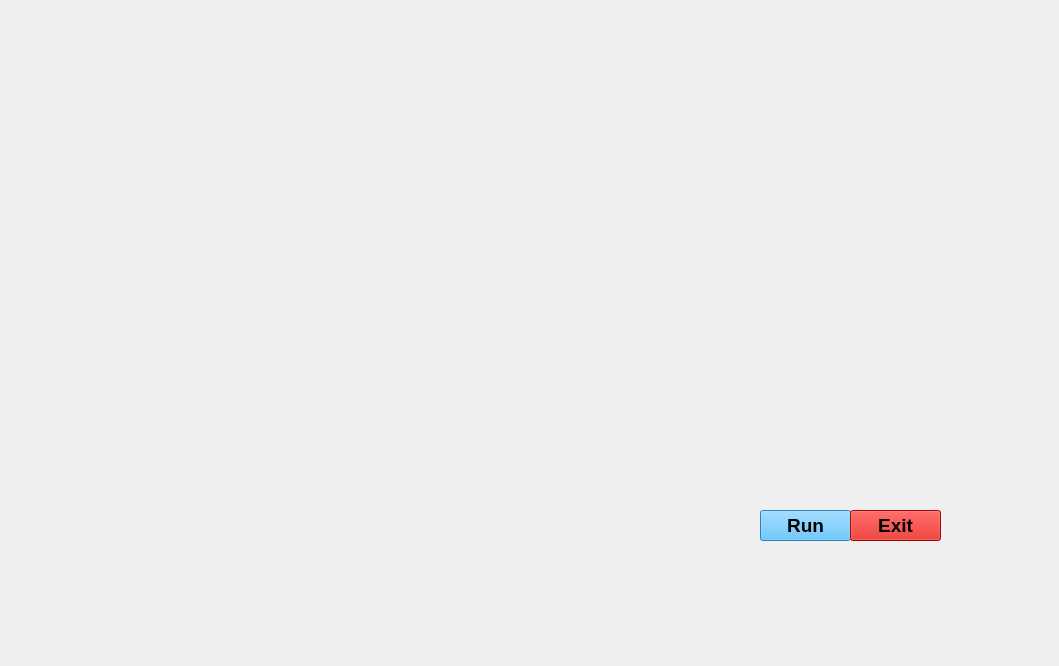
<?xml version="1.0" encoding="UTF-8"?>
<ui version="4.0">
 <class>jarvisUi</class>
 <widget class="QMainWindow" name="jarvisUi">
  <property name="geometry">
   <rect>
    <x>0</x>
    <y>0</y>
    <width>1059</width>
    <height>666</height>
   </rect>
  </property>
  <property name="windowTitle">
   <string>MainWindow</string>
  </property>
  <widget class="QWidget" name="centralwidget">
   <widget class="QLabel" name="label">
    <property name="geometry">
     <rect>
      <x>0</x>
      <y>0</y>
      <width>1061</width>
      <height>671</height>
     </rect>
    </property>
    <property name="text">
     <string/>
    </property>
    <property name="pixmap">
     <pixmap>../../../Downloads/7LP8.gif</pixmap>
    </property>
    <property name="scaledContents">
     <bool>true</bool>
    </property>
   </widget>
   <widget class="QPushButton" name="pushButton">
    <property name="geometry">
     <rect>
      <x>760</x>
      <y>510</y>
      <width>91</width>
      <height>31</height>
     </rect>
    </property>
    <property name="font">
     <font>
      <pointsize>14</pointsize>
      <weight>75</weight>
      <bold>true</bold>
     </font>
    </property>
    <property name="styleSheet">
     <string notr="true">background-color: rgb(61, 181, 255);</string>
    </property>
    <property name="text">
     <string>Run</string>
    </property>
   </widget>
   <widget class="QPushButton" name="pushButton_2">
    <property name="geometry">
     <rect>
      <x>850</x>
      <y>510</y>
      <width>91</width>
      <height>31</height>
     </rect>
    </property>
    <property name="font">
     <font>
      <pointsize>14</pointsize>
      <weight>75</weight>
      <bold>true</bold>
     </font>
    </property>
    <property name="styleSheet">
     <string notr="true">background-color: rgb(255, 0, 0);
background-color: rgb(210, 15, 8);</string>
    </property>
    <property name="text">
     <string>Exit</string>
    </property>
   </widget>
   <widget class="QTextBrowser" name="textBrowser">
    <property name="geometry">
     <rect>
      <x>590</x>
      <y>20</y>
      <width>211</width>
      <height>41</height>
     </rect>
    </property>
    <property name="font">
     <font>
      <family>Nirmala UI</family>
      <pointsize>16</pointsize>
      <weight>75</weight>
      <bold>true</bold>
     </font>
    </property>
    <property name="styleSheet">
     <string notr="true">background:transparent;
border-radius:none;</string>
    </property>
   </widget>
   <widget class="QTextBrowser" name="textBrowser_2">
    <property name="geometry">
     <rect>
      <x>750</x>
      <y>10</y>
      <width>201</width>
      <height>41</height>
     </rect>
    </property>
    <property name="font">
     <font>
      <family>Nirmala UI</family>
      <pointsize>16</pointsize>
      <weight>75</weight>
      <bold>true</bold>
     </font>
    </property>
    <property name="styleSheet">
     <string notr="true">background:transparent;
border-radius:none;</string>
    </property>
   </widget>
   <widget class="QTextBrowser" name="textBrowser_3">
    <property name="geometry">
     <rect>
      <x>530</x>
      <y>10</y>
      <width>191</width>
      <height>41</height>
     </rect>
    </property>
    <property name="font">
     <font>
      <pointsize>16</pointsize>
      <weight>75</weight>
      <bold>true</bold>
     </font>
    </property>
    <property name="styleSheet">
     <string notr="true">background:transparent;
border-radius:none;</string>
    </property>
   </widget>
   <widget class="QTextBrowser" name="textBrowser_4">
    <property name="geometry">
     <rect>
      <x>750</x>
      <y>10</y>
      <width>201</width>
      <height>41</height>
     </rect>
    </property>
    <property name="font">
     <font>
      <pointsize>16</pointsize>
      <weight>75</weight>
      <bold>true</bold>
     </font>
    </property>
    <property name="styleSheet">
     <string notr="true">background:transparent;
border-radius:none;</string>
    </property>
   </widget>
   <widget class="QLabel" name="label_2">
    <property name="geometry">
     <rect>
      <x>10</x>
      <y>10</y>
      <width>371</width>
      <height>161</height>
     </rect>
    </property>
    <property name="text">
     <string/>
    </property>
    <property name="pixmap">
     <pixmap>../../../Downloads/Jarvis_Loading_Screen.gif</pixmap>
    </property>
    <property name="scaledContents">
     <bool>true</bool>
    </property>
   </widget>
  </widget>
 </widget>
 <resources/>
 <connections/>
</ui>
